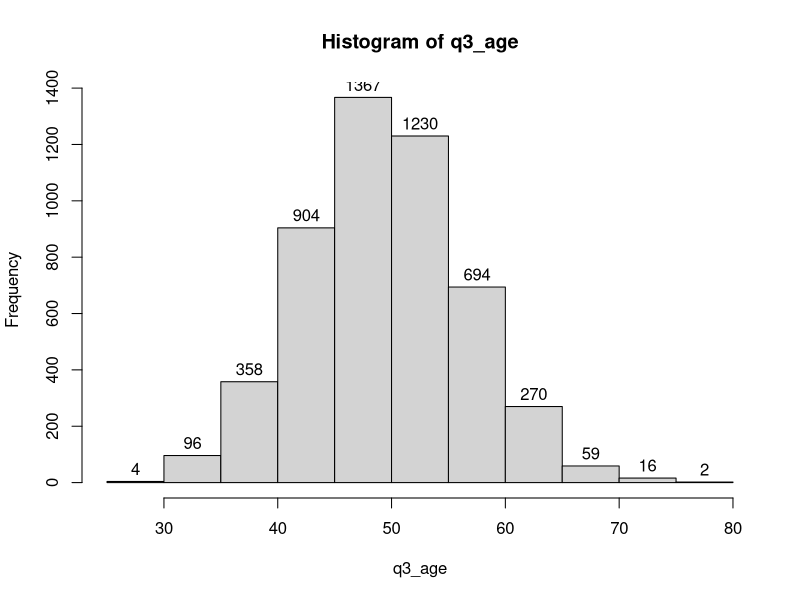

Here is the R script that generated this plot:
## ---- chunk 1
knitr::opts_chunk$set(echo = TRUE)
library(tidyverse)
## ---- chunk 2
q2_gender <- sample(x = c("Male","Female","Other"),
                 size = 5000,
                 prob = c(.48,.51,.01),
                 replace = TRUE)
## ---- chunk 3
q3_age <- rpois(n = 5000, lambda = 50)

hist(q3_age, labels = TRUE) # Plot histogram, show value labels
summary(q3_age)
## ---- chunk 4
sim_data <- tibble(ID = 1:5000,
                   Q2_GENDER = q2_gender,
                   Q3_AGE = q3_age)
## ---- chunk 5
snack_data <- tibble(ID = 1:5000,
                     Q2_GENDER = q2_gender,
                     Q3_AGE = q3_age,
                     PRELUN_1 = sample(x = c(0,1), 5000, replace = TRUE, prob = c(.45, .55)), # Jaffa
                     PRELUN_2 = sample(x = c(0,1), 5000, replace = TRUE, prob = c(.65, .35)), # Tea Biscuits
                     PRELUN_3 = sample(x = c(0,1), 5000, replace = TRUE), # Posh chocs
                     
                     POSLUN_1 = sample(x = c(0,1), 5000, replace = TRUE), # Jaffa
                     POSLUN_2 = sample(x = c(0,1), 5000, replace = TRUE), # Tea Biscuits
                     POSLUN_3 = sample(x = c(0,1), 5000, replace = TRUE, prob = c(.45, .55)), # Posh chocs
                     
                     LATAFT_1 = sample(x = c(0,1), 5000, replace = TRUE), # Jaffa
                     LATAFT_2 = sample(x = c(0,1), 5000, replace = TRUE, prob = c(.90, .10)), # Tea Biscuits
                     LATAFT_3 = sample(x = c(0,1), 5000, replace = TRUE)) # Posh chocs
